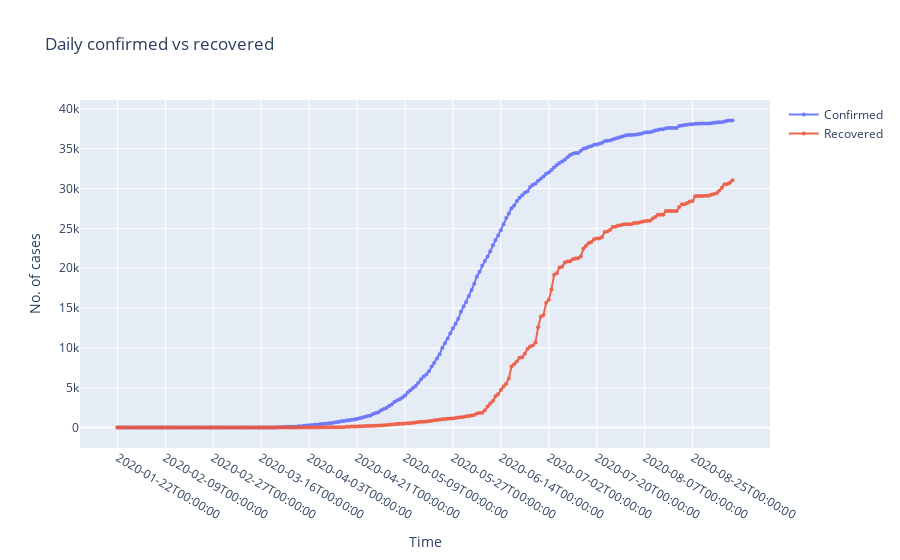

The notebook cell this image was saved under:
### Code cell
confirmed_recovered_fig = go.Figure()
confirmed_recovered_fig.add_trace(go.Scatter(x=jh_confirmed_df['date'],
                                y=jh_confirmed_df['Afghanistan'],
                                mode='markers+lines',
                                opacity=0.9,
                                line_width=2,
                                marker_size=4, 
                                name='Confirmed'
                                 )
                     )
confirmed_recovered_fig.add_trace(go.Scatter(x=jh_recovered_df['date'],
                                y=jh_recovered_df['Afghanistan'],
                                mode='markers+lines',
                                opacity=0.9,
                                line_width=2,
                                marker_size=4, 
                                name='Recovered'
                                 )
                     )

## defines the overall layout properties
confirmed_recovered_fig.update_layout(
    xaxis_title="Time",
    yaxis_title="No. of cases",
    title = "Daily confirmed vs recovered",
    xaxis_type='category'
)
confirmed_recovered_fig.update_layout(
    hoverlabel=dict(
        bgcolor="white", 
        font_size=16
    )
)
confirmed_recovered_fig.update_xaxes(nticks = 15,showspikes=True,spikecolor="grey")
confirmed_recovered_fig.update_yaxes(showspikes=True,spikecolor="grey")
confirmed_recovered_fig.show()

### Figure 1 — Plotly figure (JSON) as saved in the notebook; plotly's stock layout.template omitted (floating-point values rounded to 4 significant figures; data arrays with more than 128 entries replaced by an {"elided": "..."} marker saying what was removed)
{"data": [{"line": {"width": 2}, "marker": {"size": 4}, "mode": "markers+lines", "name": "Confirmed", "opacity": 0.9, "type": "scatter", "x": {"elided": "232 str values"}, "y": {"elided": "232 int values"}}, {"line": {"width": 2}, "marker": {"size": 4}, "mode": "markers+lines", "name": "Recovered", "opacity": 0.9, "type": "scatter", "x": {"elided": "232 str values"}, "y": {"elided": "232 int values"}}], "layout": {"hoverlabel": {"bgcolor": "white", "font": {"size": 16}}, "title": {"text": "Daily confirmed vs recovered"}, "xaxis": {"nticks": 15, "showspikes": true, "spikecolor": "grey", "title": {"text": "Time"}, "type": "category"}, "yaxis": {"showspikes": true, "spikecolor": "grey", "title": {"text": "No. of cases"}}}}
